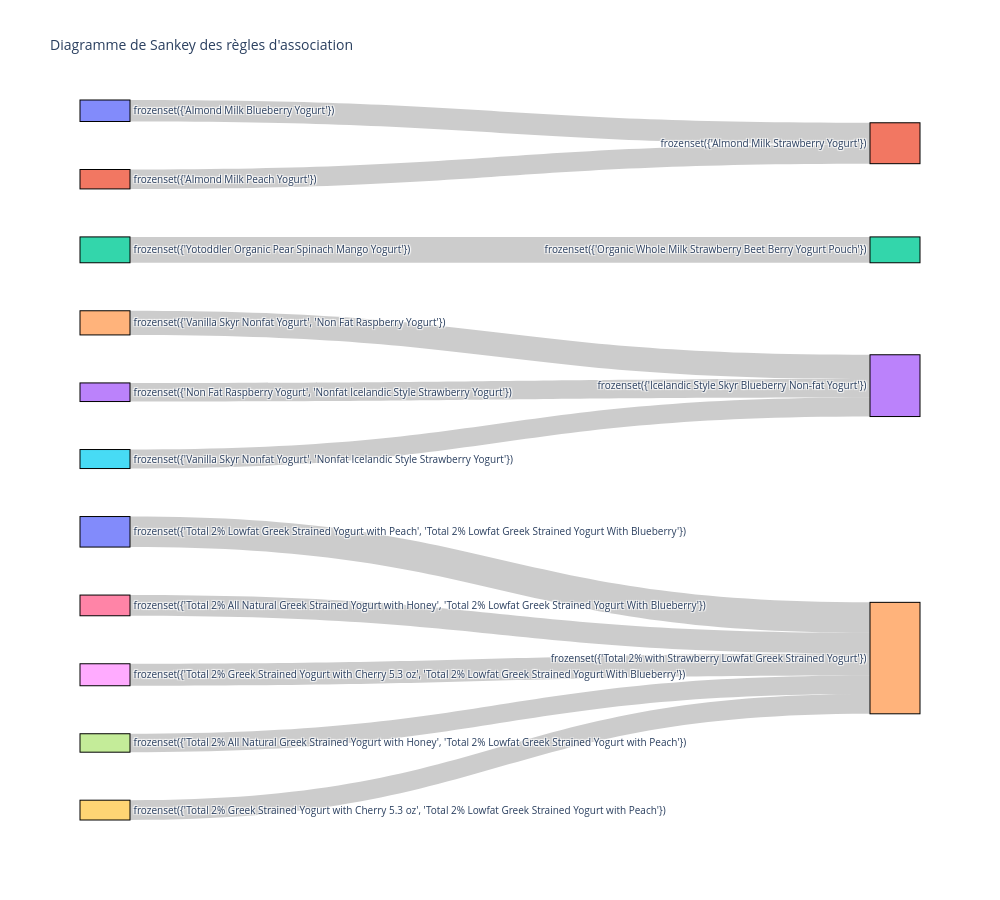

Write notebook code for a chart like this one.
### Code cell
rules = association_rules(frequent_itemsets, metric="confidence", min_threshold=0.5) 
import plotly.graph_objects as go

rules["antecedents"] = rules["antecedents"].astype(str)
rules["consequents"] = rules["consequents"].astype(str)

labels = list(pd.concat([rules["antecedents"], rules["consequents"]]).unique())
label_index = {label: i for i, label in enumerate(labels)}

sources = [label_index[a] for a in rules["antecedents"]]
targets = [label_index[c] for c in rules["consequents"]]
values = rules["support"].tolist()

fig = go.Figure(go.Sankey(
    node=dict(
        pad=80,  
        thickness=50,  
        line=dict(color="black", width=1), 
        label=labels
    ),
    link=dict(
        source=sources,
        target=targets,
        value=values
    )
))

fig.update_layout(
    title_text="Diagramme de Sankey des règles d'association",
    font_size=10, 
    width=1000,  
    height=900
)

fig.show()

### Figure 1 — Plotly figure (JSON) as saved in the notebook; plotly's stock layout.template omitted (floating-point values rounded to 4 significant figures)
{"data": [{"link": {"source": [0, 1, 2, 3, 4, 5, 6, 7, 8, 9, 10], "target": [11, 11, 12, 13, 13, 13, 14, 14, 14, 14, 14], "value": [0.001179, 0.001065, 0.001418, 0.00102, 0.001325, 0.001043, 0.001135, 0.001012, 0.001206, 0.001087, 0.001674]}, "node": {"label": ["frozenset({'Almond Milk Blueberry Yogurt'})", "frozenset({'Almond Milk Peach Yogurt'})", "frozenset({'Yotoddler Organic Pear Spinach Mango Yogurt'})", "frozenset({'Non Fat Raspberry Yogurt', 'Nonfat Icelandic Style Strawberry Yogurt'})", "frozenset({'Vanilla Skyr Nonfat Yogurt', 'Non Fat Raspberry Yogurt'})", "frozenset({'Vanilla Skyr Nonfat Yogurt', 'Nonfat Icelandic Style Strawberry Yogurt'})", "frozenset({'Total 2% All Natural Greek Strained Yogurt with Honey', 'Total 2% Lowfat Greek Strained Yogurt With Blueberry'})", "frozenset({'Total 2% All Natural Greek Strained Yogurt with Honey', 'Total 2% Lowfat Greek Strained Yogurt with Peach'})", "frozenset({'Total 2% Greek Strained Yogurt with Cherry 5.3 oz', 'Total 2% Lowfat Greek Strained Yogurt With Blueberry'})", "frozenset({'Total 2% Greek Strained Yogurt with Cherry 5.3 oz', 'Total 2% Lowfat Greek Strained Yogurt with Peach'})", "frozenset({'Total 2% Lowfat Greek Strained Yogurt with Peach', 'Total 2% Lowfat Greek Strained Yogurt With Blueberry'})", "frozenset({'Almond Milk Strawberry Yogurt'})", "frozenset({'Organic Whole Milk Strawberry Beet Berry Yogurt Pouch'})", "frozenset({'Icelandic Style Skyr Blueberry Non-fat Yogurt'})", "frozenset({'Total 2% with Strawberry Lowfat Greek Strained Yogurt'})"], "line": {"color": "black", "width": 1}, "pad": 80, "thickness": 50}, "type": "sankey"}], "layout": {"font": {"size": 10}, "height": 900, "title": {"text": "Diagramme de Sankey des règles d'association"}, "width": 1000}}
